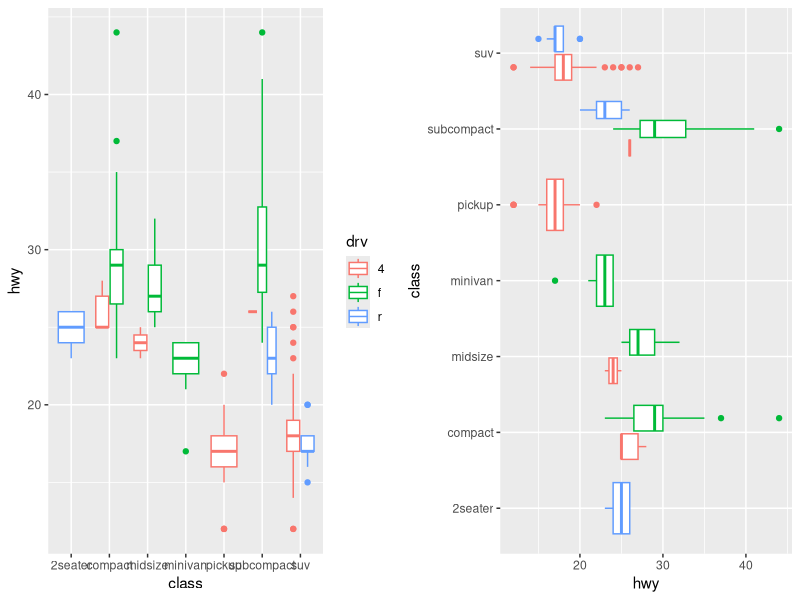
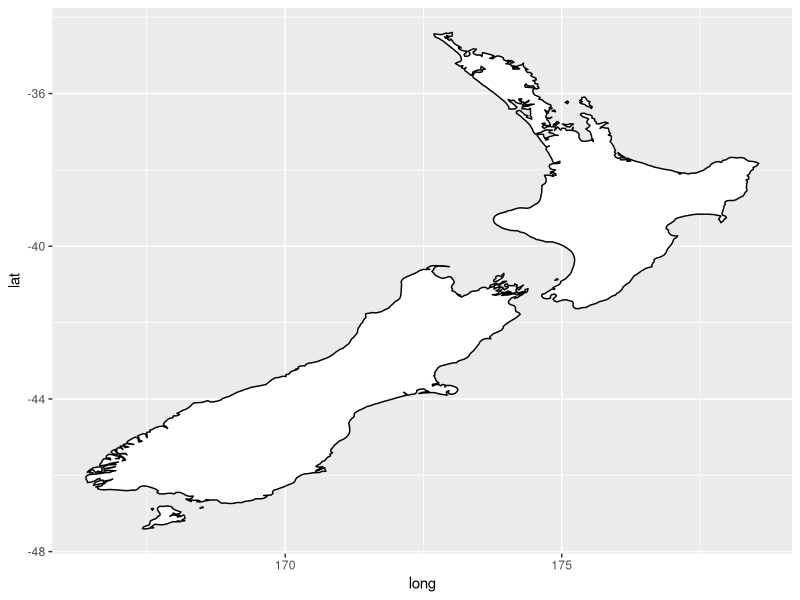
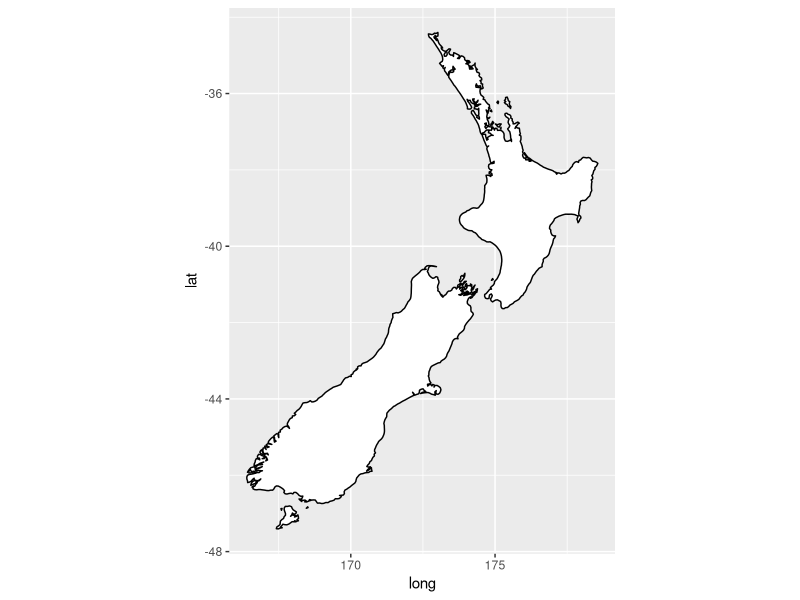
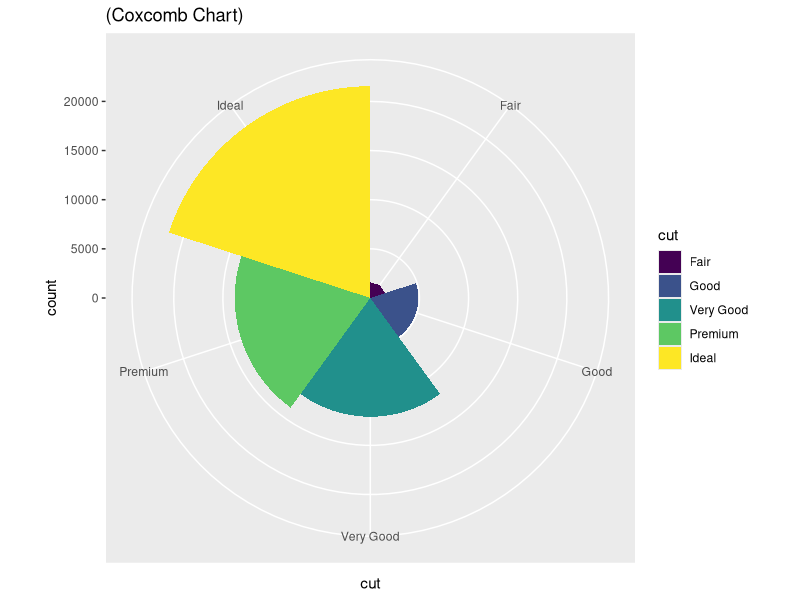
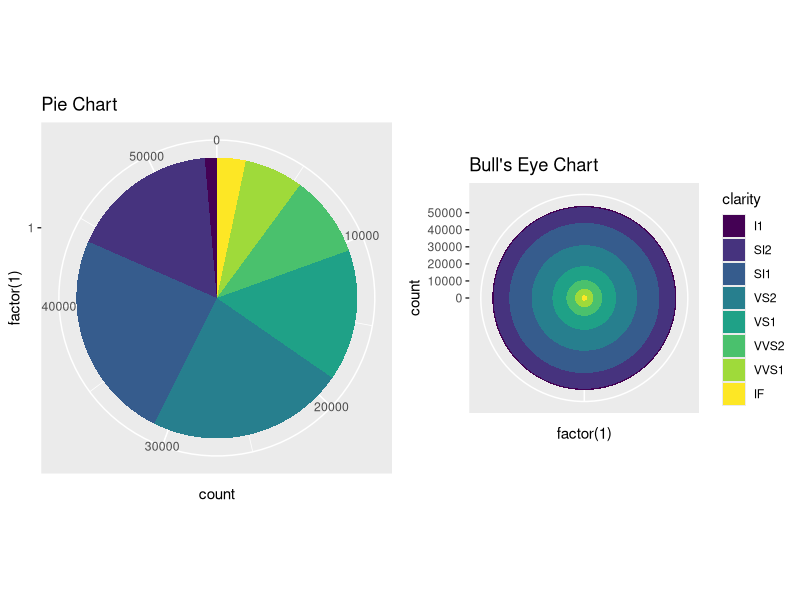
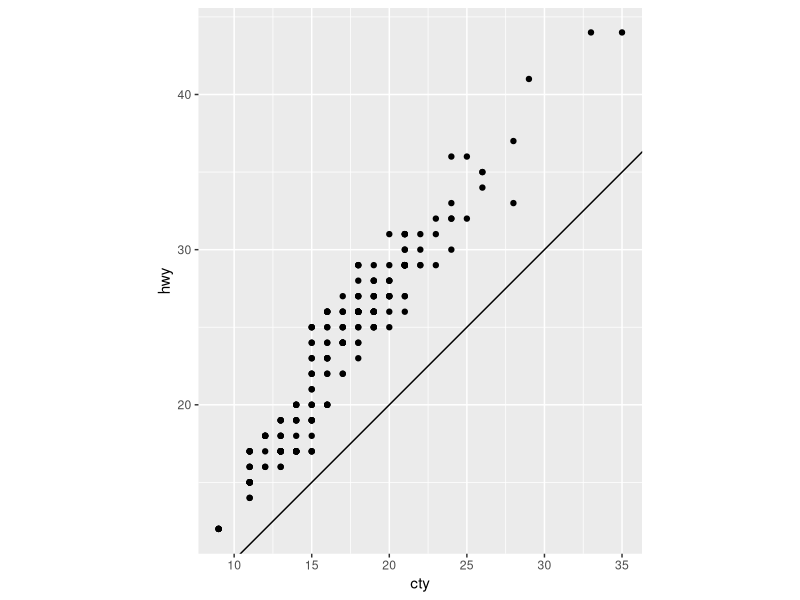
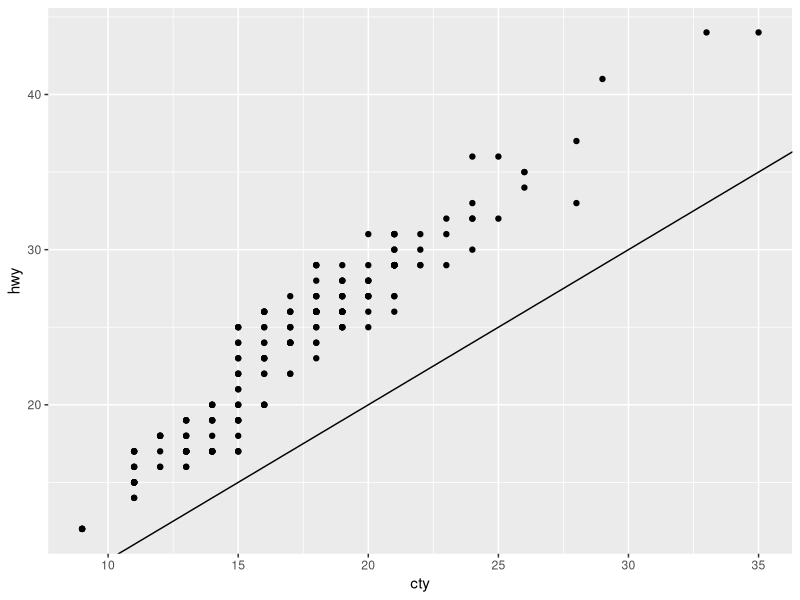

The R source for these figures, in order:
## ---- chunk 1
library("tidyverse")
library("gridExtra")
## ---- chunk 2
ggpl19 = ggplot( data = mpg, mapping = aes(x = class, y = hwy, colour = drv)) +
  geom_boxplot(show.legend = T)

ggpl20 = ggplot( data = mpg, mapping = aes(x = class, y = hwy, colour = drv)) +
  geom_boxplot(show.legend = F) +
  coord_flip()

grid.arrange(ggpl19,ggpl20,ncol=2)
## ---- chunk 3

nz = map_data("nz")

ggplot(data = nz,
                mapping = aes(long,lat,group = group)) +
  geom_polygon(fill = "white", colour = "black")

ggplot(data = nz,
                mapping = aes(long,lat,group = group)) +
  geom_polygon(fill = "white", colour = "black") +
  coord_quickmap()

## ---- chunk 4
ggplot(diamonds, aes(cut,fill = cut)) +
  geom_bar(width = 1) +
  coord_polar() +
  labs(title = "(Coxcomb Chart)")
## ---- chunk 5
ggpl23 = ggplot(diamonds,aes(factor(1), fill = clarity)) +
  geom_bar(width = 1,show.legend = F) +
  coord_polar(theta = "y") +
  labs(title = "Pie Chart")

ggpl24 = ggplot(diamonds, aes(factor(1),fill = clarity)) +
  geom_bar(width = 1) +
  coord_polar() +
  labs(title = "Bull's Eye Chart")

grid.arrange(ggpl23,ggpl24,ncol=2)
## ---- chunk 6
ggplot( mpg , aes(cty,hwy)) +
  geom_point() +
  geom_abline() +
  coord_fixed()

ggplot( mpg, aes(cty,hwy)) +
  geom_point() +
  geom_abline()

